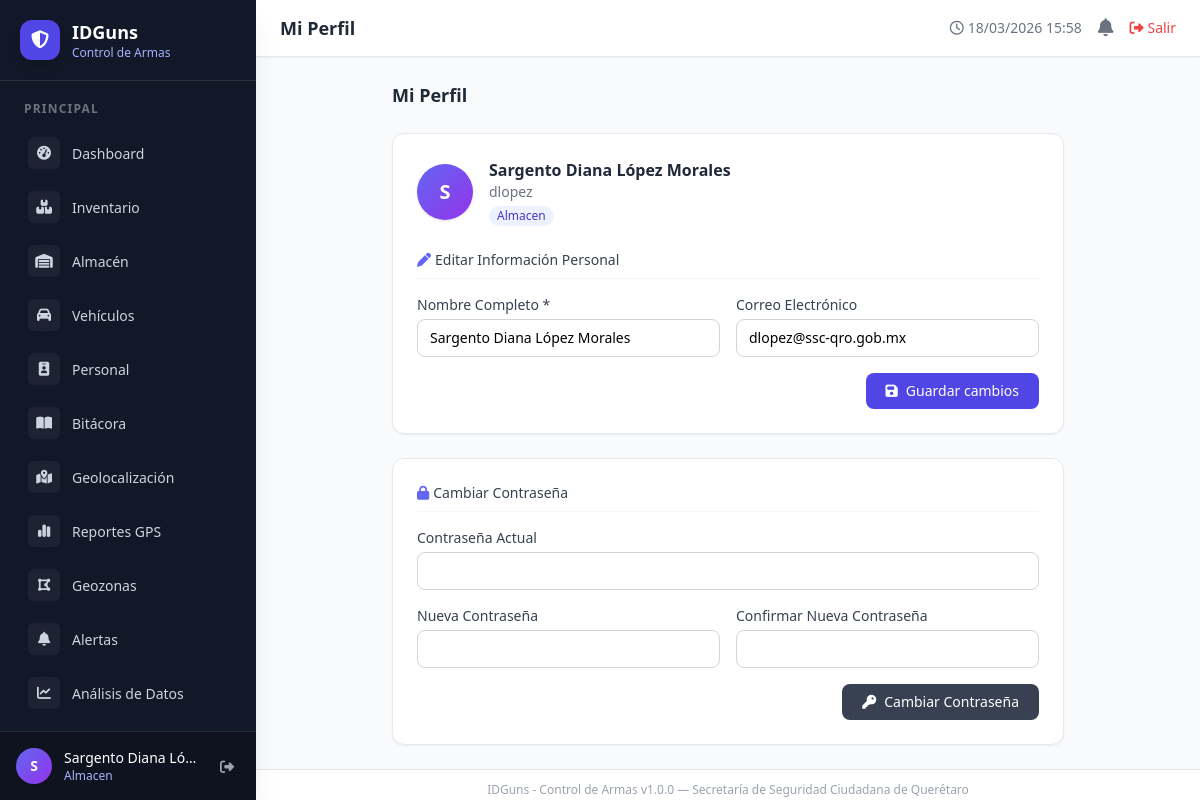
The page /perfil (signed in) on the database its author committed.
### tables this page shows
CREATE TABLE `users` (
  `id` int(10) UNSIGNED NOT NULL,
  `nombre` varchar(120) NOT NULL,
  `username` varchar(60) NOT NULL,
  `email` varchar(120) DEFAULT NULL,
  `password` varchar(255) NOT NULL,
  `rol` enum('superadmin','admin','almacen','bitacora') NOT NULL DEFAULT 'bitacora',
  `activo` tinyint(1) UNSIGNED NOT NULL DEFAULT '1',
  `created_at` datetime NOT NULL DEFAULT CURRENT_TIMESTAMP
);

### app/controllers/BaseController.php (called while the page is built, shortened)
<?php
class BaseController
{
    protected function render(string $view, array $data = [], string $layout = 'main'): void
    {
        extract($data);
        $viewFile = ROOT_PATH . '/app/views/' . $view . '.php';
        require $viewFile;
    }
}

### app/controllers/ProfileController.php (called while the page is built, shortened)
<?php
class ProfileController extends BaseController
{
    public function index(): void
    {
        $userModel = new User();
        $user      = $userModel->findById($_SESSION['user_id'] ?? 0);
        $this->render('profile/index', [
            'title' => 'Mi Perfil',
            'flash' => $this->getFlash(),
            'user'  => $user,
            'csrf'  => $this->csrfToken(),
        ]);
    }
}

### index.php (called while the page is built, shortened)
<?php
require_once __DIR__ . '/config/database.php';
require_once __DIR__ . '/app/controllers/BaseController.php';
require_once __DIR__ . '/app/models/BaseModel.php';
$requestUri = parse_url($_SERVER['REQUEST_URI'] ?? '/', PHP_URL_PATH);
$uri        = $requestUri;
$uri = trim($uri ?: '/', '/');
$controller = null;
$action     = null;
if (isset($routes[$uri])) {
    [$controller, $action] = $routes[$uri];
}
$obj = new $controller();
$obj->$action();

### config/database.php (called while the page is built, shortened)
<?php
class Database
{
    private static ?PDO $instance = null;
    public static function getInstance(): PDO
    {
        if (self::$instance === null) {
            $dsn     = 'mysql:host=' . DB_HOST . ';dbname=' . DB_NAME . ';charset=' . DB_CHARSET;
            $options = [
                PDO::ATTR_ERRMODE            => PDO::ERRMODE_EXCEPTION,
                PDO::ATTR_DEFAULT_FETCH_MODE => PDO::FETCH_ASSOC,
                PDO::ATTR_EMULATE_PREPARES   => false,
                PDO::MYSQL_ATTR_INIT_COMMAND => "SET NAMES utf8mb4 COLLATE utf8mb4_unicode_ci",
            ];
            self::$instance = new PDO($dsn, DB_USER, DB_PASS, $options);
        }
        return self::$instance;
    }
}

### app/models/BaseModel.php (called while the page is built, shortened)
<?php
class BaseModel
{
    protected PDO    $db;
    protected string $table = '';
    public function __construct()
    {
        $this->db = Database::getInstance();
    }
    public function findById(int $id): ?array
    {
        $stmt = $this->db->prepare("SELECT * FROM {$this->table} WHERE id = :id");
        $stmt->execute([':id' => $id]);
        $row = $stmt->fetch();
        return $row ?: null;
    }
}

### app/views/profile/index.php (the view, shortened to what this page needs)
<div class="max-w-2xl mx-auto space-y-6">
    <div class="flex items-center gap-3 mb-2">
        <h2 class="text-lg font-semibold text-gray-800">Mi Perfil</h2>
    </div>
    <div class="bg-white rounded-xl shadow-sm border border-gray-200 p-6">
        <div class="flex items-center gap-4 mb-6">
            <div class="w-14 h-14 rounded-full bg-gradient-to-br from-indigo-500 to-purple-600 flex items-center justify-center text-white text-xl font-bold shadow">
                <?= strtoupper(substr($user['nombre'] ?? 'U', 0, 1)) ?>
            </div>
            <div>
                <h3 class="font-semibold text-gray-800"><?= htmlspecialchars($user['nombre'] ?? '', ENT_QUOTES, 'UTF-8') ?></h3>
                <p class="text-sm text-gray-500"><?= htmlspecialchars($user['username'] ?? '', ENT_QUOTES, 'UTF-8') ?></p>
                <span class="inline-flex items-center px-2 py-0.5 rounded-full text-xs font-medium bg-indigo-50 text-indigo-700 capitalize mt-1">
                    <?= htmlspecialchars($user['rol'] ?? '', ENT_QUOTES, 'UTF-8') ?>
                </span>
            </div>
        </div>
        <h4 class="font-medium text-gray-700 mb-4 text-sm border-b border-gray-100 pb-2">
            <i class="fa-solid fa-pen mr-1 text-indigo-500"></i>Editar Información Personal
        </h4>
        <form method="POST" action="<?= BASE_URL ?>/perfil/actualizar" class="space-y-4">
            <div class="grid grid-cols-1 md:grid-cols-2 gap-4">
                <div>
                    <label class="block text-sm font-medium text-gray-700 mb-1">Nombre Completo *</label>
                    <input type="text" name="nombre" required
                           value="<?= htmlspecialchars($user['nombre'] ?? '', ENT_QUOTES, 'UTF-8') ?>"
                           class="w-full border border-gray-300 rounded-lg px-3 py-2 text-sm focus:ring-indigo-500 focus:border-indigo-500">
                </div>
                <div>
                    <label class="block text-sm font-medium text-gray-700 mb-1">Correo Electrónico</label>
                    <input type="email" name="email"
                           value="<?= htmlspecialchars($user['email'] ?? '', ENT_QUOTES, 'UTF-8') ?>"
                           class="w-full border border-gray-300 rounded-lg px-3 py-2 text-sm focus:ring-indigo-500 focus:border-indigo-500">
                </div>
            </div>
            <div class="flex justify-end">
                <button type="submit"
                        class="px-5 py-2 bg-indigo-600 text-white rounded-lg text-sm font-medium hover:bg-indigo-700 transition-colors">
                    <i class="fa-solid fa-floppy-disk mr-2"></i>Guardar cambios
                </button>
            </div>
        </form>
    </div>
    <div class="bg-white rounded-xl shadow-sm border border-gray-200 p-6">
        <h4 class="font-medium text-gray-700 mb-4 text-sm border-b border-gray-100 pb-2">
            <i class="fa-solid fa-lock mr-1 text-indigo-500"></i>Cambiar Contraseña
        </h4>
        <form method="POST" action="<?= BASE_URL ?>/perfil/cambiar-contrasena" class="space-y-4">
            <div>
                <label class="block text-sm font-medium text-gray-700 mb-1">Contraseña Actual</label>
                <input type="password" name="password_actual" required
                       class="w-full border border-gray-300 rounded-lg px-3 py-2 text-sm focus:ring-indigo-500 focus:border-indigo-500">
            </div>
            <div class="grid grid-cols-1 md:grid-cols-2 gap-4">
                <div>
                    <label class="block text-sm font-medium text-gray-700 mb-1">Nueva Contraseña</label>
                    <input type="password" name="password_nuevo" required minlength="6"
                           class="w-full border border-gray-300 rounded-lg px-3 py-2 text-sm focus:ring-indigo-500 focus:border-indigo-500">
                </div>
                <div>
                    <label class="block text-sm font-medium text-gray-700 mb-1">Confirmar Nueva Contraseña</label>
                    <input type="password" name="password_confirmar" required minlength="6"
                           class="w-full border border-gray-300 rounded-lg px-3 py-2 text-sm focus:ring-indigo-500 focus:border-indigo-500">
                </div>
            </div>
            <div class="flex justify-end">
                <button type="submit"
                        class="px-5 py-2 bg-gray-700 text-white rounded-lg text-sm font-medium hover:bg-gray-800 transition-colors">
                    <i class="fa-solid fa-key mr-2"></i>Cambiar Contraseña
                </button>
            </div>
        </form>
    </div>
</div>

### rows shown on the page
users: nombre "S", nombre "Sargento Diana López Morales", username "dlopez", rol "Almacen", email "dlopez@ssc-qro.gob.mx"

### other values the page prints
$label "Dashboard Inventario Almacén Vehículos Personal Bitácora Geolocalización Reportes GPS Geozonas Alertas Análisis de Datos"
substr($_SESSION['user_name'] ?? 'U', 0, 1) "S"
$_SESSION['user_name'] "Sargento Diana Ló…"
$_SESSION['user_role'] "Almacen"
$title "Mi Perfil"
APP_NAME "IDGuns - Control de Armas"
APP_VERSION "1.0.0"
